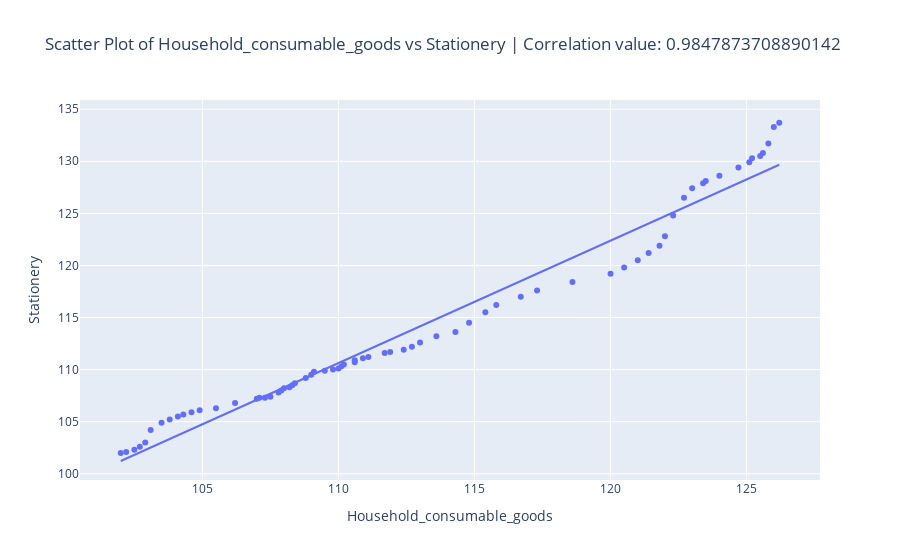

The cell this chart's notebook holds for it:
### Code cell
FIRST_INDEX = 2
SECOND_INDEX = 4
fig = px.scatter(
        merged_data,
        x=cpi_components[FIRST_INDEX],
        y=cpi_components[SECOND_INDEX],
        title=f'Scatter Plot of {cpi_components[FIRST_INDEX]} vs {cpi_components[SECOND_INDEX]} | Correlation value: {np.corrcoef(merged_data[cpi_components[FIRST_INDEX]], merged_data[cpi_components[SECOND_INDEX]])[0][1]}',
        labels={component: component, 'Rate': 'Inflation Rate'},
        trendline='ols'  # Add a trendline
    )
fig.show()

### Figure 1 — Plotly figure (JSON) as saved in the notebook; plotly's stock layout.template omitted (floating-point values rounded to 4 significant figures)
{"data": [{"hovertemplate": "Household_consumable_goods=%{x}<br>Stationery=%{y}<extra></extra>", "legendgroup": "", "marker": {"color": "#636efa", "symbol": "circle"}, "mode": "markers", "name": "", "orientation": "v", "showlegend": false, "type": "scatter", "x": [102, 102.2, 102.5, 102.7, 102.9, 103.1, 103.5, 103.8, 104.1, 104.3, 104.6, 104.9, 105.5, 106.2, 107, 107.1, 107.3, 107.5, 107.8, 107.9, 108, 108.2, 108.3, 108.4, 108.8, 109, 109.1, 109.5, 109.8, 110, 110.1, 110.2, 110.6, 110.6, 110.9, 111.1, 111.7, 111.9, 112.4, 112.7, 113, 113.6, 114.3, 114.8, 115.4, 115.8, 116.7, 117.3, 118.6, 120, 120.5, 121, 121.4, 121.8, 122, 122.3, 122.7, 123, 123.4, 123.5, 124, 124.7, 125.1, 125.2, 125.5, 125.6, 125.8, 126, 126.2], "xaxis": "x", "y": [102, 102.1, 102.3, 102.6, 103, 104.2, 104.9, 105.2, 105.5, 105.7, 105.9, 106.1, 106.3, 106.8, 107.2, 107.3, 107.3, 107.4, 107.8, 108, 108.2, 108.3, 108.5, 108.7, 109.2, 109.5, 109.8, 109.9, 110, 110.1, 110.3, 110.5, 110.7, 110.9, 111.1, 111.2, 111.6, 111.7, 111.9, 112.2, 112.6, 113.2, 113.6, 114.5, 115.5, 116.2, 117, 117.6, 118.4, 119.2, 119.8, 120.5, 121.2, 121.9, 122.8, 124.8, 126.5, 127.4, 127.9, 128.1, 128.6, 129.4, 129.9, 130.3, 130.5, 130.8, 131.7, 133.3, 133.7], "yaxis": "y"}, {"hovertemplate": "<b>OLS trendline</b><br>Stationery = 1.17529 * Household_consumable_goods + -18.6547<br>R<sup>2</sup>=0.969806<br><br>Household_consumable_goods=%{x}<br>Stationery=%{y} <b>(trend)</b><extra></extra>", "legendgroup": "", "marker": {"color": "#636efa", "symbol": "circle"}, "mode": "lines", "name": "", "showlegend": false, "type": "scatter", "x": [102, 102.2, 102.5, 102.7, 102.9, 103.1, 103.5, 103.8, 104.1, 104.3, 104.6, 104.9, 105.5, 106.2, 107, 107.1, 107.3, 107.5, 107.8, 107.9, 108, 108.2, 108.3, 108.4, 108.8, 109, 109.1, 109.5, 109.8, 110, 110.1, 110.2, 110.6, 110.6, 110.9, 111.1, 111.7, 111.9, 112.4, 112.7, 113, 113.6, 114.3, 114.8, 115.4, 115.8, 116.7, 117.3, 118.6, 120, 120.5, 121, 121.4, 121.8, 122, 122.3, 122.7, 123, 123.4, 123.5, 124, 124.7, 125.1, 125.2, 125.5, 125.6, 125.8, 126, 126.2], "xaxis": "x", "y": [101.2, 101.5, 101.8, 102.0, 102.3, 102.5, 103.0, 103.3, 103.7, 103.9, 104.3, 104.6, 105.3, 106.2, 107.1, 107.2, 107.5, 107.7, 108.0, 108.2, 108.3, 108.5, 108.6, 108.7, 109.2, 109.5, 109.6, 110.0, 110.4, 110.6, 110.7, 110.9, 111.3, 111.3, 111.7, 111.9, 112.6, 112.9, 113.4, 113.8, 114.2, 114.9, 115.7, 116.3, 117.0, 117.4, 118.5, 119.2, 120.7, 122.4, 123.0, 123.6, 124.0, 124.5, 124.7, 125.1, 125.6, 125.9, 126.4, 126.5, 127.1, 127.9, 128.4, 128.5, 128.8, 129.0, 129.2, 129.4, 129.7], "yaxis": "y"}], "layout": {"legend": {"tracegroupgap": 0}, "title": {"text": "Scatter Plot of Household_consumable_goods vs Stationery | Correlation value: 0.9847873708890142"}, "xaxis": {"anchor": "y", "domain": [0, 1], "title": {"text": "Household_consumable_goods"}}, "yaxis": {"anchor": "x", "domain": [0, 1], "title": {"text": "Stationery"}}}}
